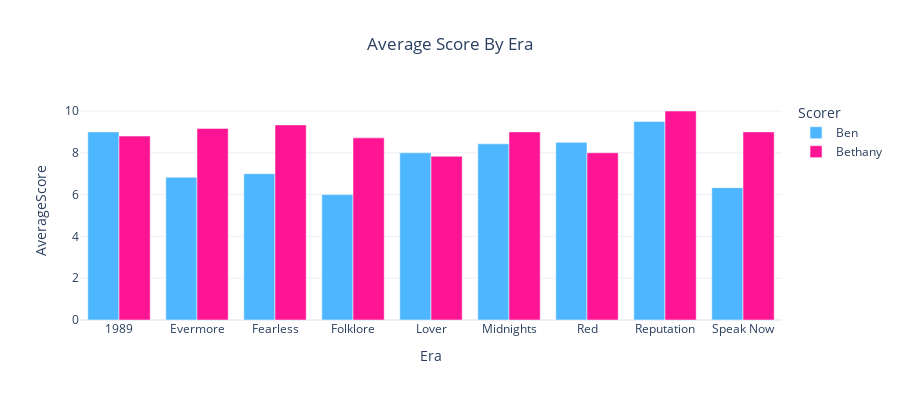

The notebook cell this image was saved under:
### Markdown cell above
## Average Score By Era, Visualized!

Out of nine total eras, Bethany had a higher score for six of them. The only ones I seemed to enjoy slightly more than her were 1989 and Red.

### Code cell
color_discrete_map = {'Ben': 'rgb(77, 182, 255)',  # neon blue
                      'Bethany': 'rgb(255, 20, 147)'}  # neon pink

fig = px.bar(df_avg_melted, 
             x='Era', 
             y='AverageScore', 
             color='ScoreBy',
             barmode='group', 
             height=400, 
             title='Average Score By Era',
            color_discrete_map=color_discrete_map)

# Update theme
fig.update_layout(template='plotly_white', title=dict(x=0.5, xanchor="center"), legend_title='Scorer')

fig.show()

### Figure 1 — Plotly figure (JSON) as saved in the notebook; plotly's stock layout.template omitted (floating-point values rounded to 4 significant figures)
{"data": [{"alignmentgroup": "True", "hovertemplate": "ScoreBy=Ben<br>Era=%{x}<br>AverageScore=%{y}<extra></extra>", "legendgroup": "Ben", "marker": {"color": "rgb(77, 182, 255)", "pattern": {"shape": ""}}, "name": "Ben", "offsetgroup": "Ben", "orientation": "v", "showlegend": true, "textposition": "auto", "type": "bar", "x": [1989, "Evermore", "Fearless", "Folklore", "Lover", "Midnights", "Red", "Reputation", "Speak Now"], "xaxis": "x", "y": [9, 6.833, 7, 6, 8, 8.429, 8.5, 9.5, 6.333], "yaxis": "y"}, {"alignmentgroup": "True", "hovertemplate": "ScoreBy=Bethany<br>Era=%{x}<br>AverageScore=%{y}<extra></extra>", "legendgroup": "Bethany", "marker": {"color": "rgb(255, 20, 147)", "pattern": {"shape": ""}}, "name": "Bethany", "offsetgroup": "Bethany", "orientation": "v", "showlegend": true, "textposition": "auto", "type": "bar", "x": [1989, "Evermore", "Fearless", "Folklore", "Lover", "Midnights", "Red", "Reputation", "Speak Now"], "xaxis": "x", "y": [8.8, 9.167, 9.333, 8.714, 7.833, 9, 8, 10, 9], "yaxis": "y"}], "layout": {"barmode": "group", "height": 400, "legend": {"title": {"text": "Scorer"}, "tracegroupgap": 0}, "title": {"text": "Average Score By Era", "x": 0.5, "xanchor": "center"}, "xaxis": {"anchor": "y", "domain": [0, 1], "title": {"text": "Era"}}, "yaxis": {"anchor": "x", "domain": [0, 1], "title": {"text": "AverageScore"}}}}
